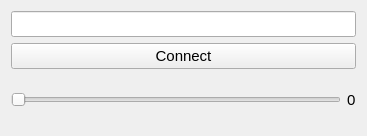
<?xml version="1.0" encoding="UTF-8"?>
<ui version="4.0">
 <class>client</class>
 <widget class="QWidget" name="client">
  <property name="geometry">
   <rect>
    <x>0</x>
    <y>0</y>
    <width>367</width>
    <height>136</height>
   </rect>
  </property>
  <property name="windowTitle">
   <string>Client</string>
  </property>
  <layout class="QVBoxLayout" name="verticalLayout">
   <item>
    <widget class="QLineEdit" name="lineEdit">
     <property name="font">
      <font>
       <pointsize>11</pointsize>
      </font>
     </property>
    </widget>
   </item>
   <item>
    <widget class="QPushButton" name="pushButton">
     <property name="font">
      <font>
       <pointsize>11</pointsize>
      </font>
     </property>
     <property name="text">
      <string>Connect</string>
     </property>
    </widget>
   </item>
   <item>
    <layout class="QHBoxLayout" name="horizontalLayout">
     <item>
      <widget class="QSlider" name="horizontalSlider">
       <property name="orientation">
        <enum>Qt::Horizontal</enum>
       </property>
      </widget>
     </item>
     <item>
      <widget class="QLabel" name="label">
       <property name="font">
        <font>
         <pointsize>11</pointsize>
        </font>
       </property>
       <property name="text">
        <string>0</string>
       </property>
      </widget>
     </item>
    </layout>
   </item>
  </layout>
 </widget>
 <resources/>
 <connections/>
</ui>
